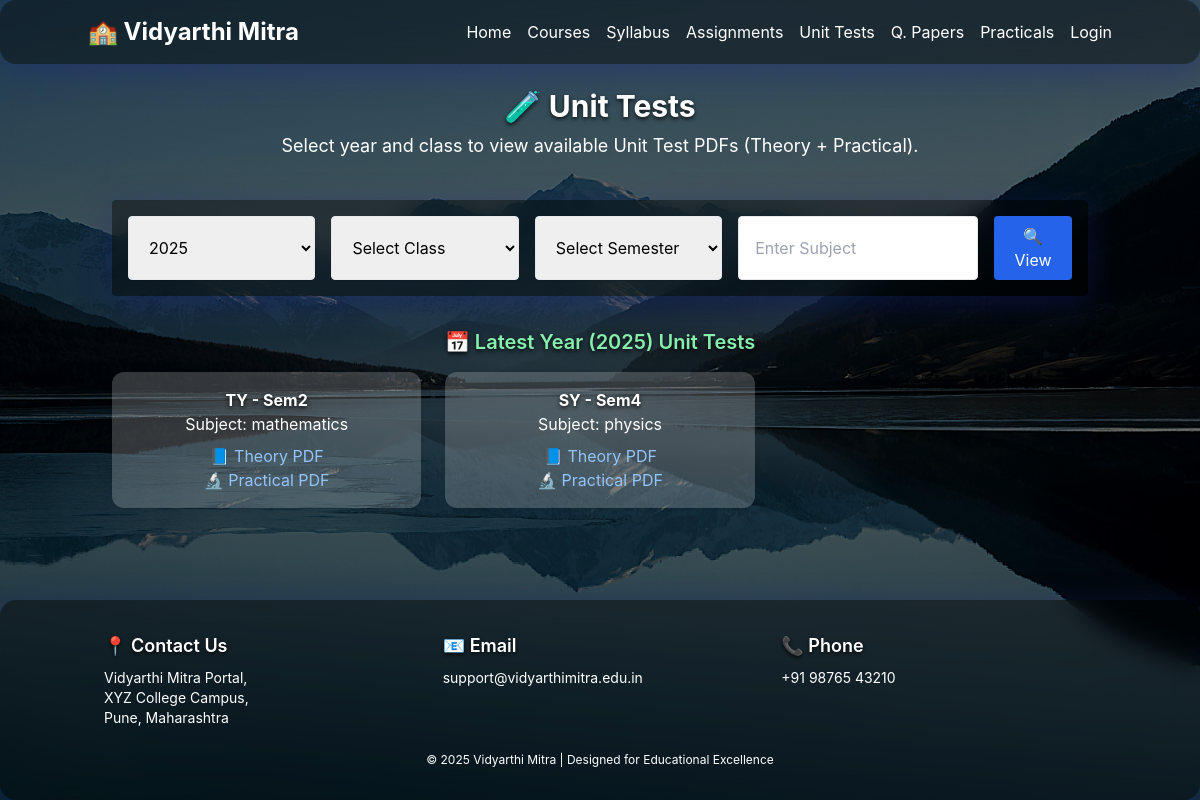
/unit_tests/, run on the app's committed database.
### vp/models.py (models this page shows, shortened)
class UnitTestUpload(models.Model):
    CLASS_CHOICES = [
        ('fy', 'FY'),
        ('sy', 'SY'),
        ('ty', 'TY'),
    ]
    YEAR_CHOICES = [(str(y), str(y)) for y in range(2022, 2026)]
    SEM_CHOICES = [
        ('sem1', 'Semester 1'),
        ('sem2', 'Semester 2'),
        ('sem3', 'Semester 3'),
        ('sem4', 'Semester 4'),
        ('sem5', 'Semester 5'),
        ('sem6', 'Semester 6'),
    ]
    class_name = models.CharField(max_length=10, choices=CLASS_CHOICES)
    year = models.CharField(max_length=4, choices=YEAR_CHOICES)
    semester = models.CharField(max_length=10, default='First Semester')
    subject = models.CharField(max_length=100,default="Maths")
    theory_pdf = models.FileField(upload_to='unit_tests/theory/')
    practical_pdf = models.FileField(upload_to='unit_tests/practical/')
    uploaded_at = models.DateTimeField(auto_now_add=True)

### vp/views.py (the view, shortened to what this page needs)
# urls.py: path('unit_tests/', views.unit_tests, name='unit_tests'),
def unit_tests(request):
    unit_tests_filtered = []
    unit_tests_latest_year = []
    selected_year = request.GET.get('year')
    selected_class = request.GET.get('class')
    selected_semester = request.GET.get('semester')
    selected_subject = request.GET.get('subject')
    years = UnitTestUpload.objects.values_list('year', flat=True).distinct().order_by('-year')
    latest_year = years[0] if years else None
    if not selected_year:
        selected_year = latest_year
        unit_tests_latest_year = UnitTestUpload.objects.filter(year=latest_year)
    return render(request, 'templates/unit_tests.html', {
        'unit_tests_filtered': unit_tests_filtered,
        'unit_tests_latest_year': unit_tests_latest_year,
        'selected_year': selected_year,
        'selected_class': selected_class,
        'selected_semester': selected_semester,
        'selected_subject': selected_subject,
        'years': years,
        'latest_year': latest_year,
    })

### frontend/templates/unit_tests.html (shortened to what this page needs)
{% load static %}
<!DOCTYPE html>
<html lang="en">
<head>
  <script src="https://cdn.tailwindcss.com"></script>
  <link href="https://unpkg.com/aos@2.3.4/dist/aos.css" rel="stylesheet" />
</head>
<body class="text-white min-h-screen flex flex-col">
  <header class="bg-glass text-white p-4 fade-in sticky top-0 z-50">
    <div class="container mx-auto flex justify-between items-center">
      <a href="{% url 'index' %}" class="text-2xl font-bold">🏫 Vidyarthi Mitra</a>
      <nav class="hidden md:block">
        <ul class="flex flex-wrap gap-4">
          <li><a href="{% url 'index' %}" class="hover:underline">Home</a></li>
          <li><a href="{% url 'course' %}" class="hover:underline">Courses</a></li>
          <li><a href="{% url 'syllabus' %}" class="hover:underline">Syllabus</a></li>
          <li><a href="{% url 'home_assignments' %}" class="hover:underline">Assignments</a></li>
          <li><a href="{% url 'unit_tests' %}" class="hover:underline">Unit Tests</a></li>
          <li><a href="{% url 'question_papers' %}" class="hover:underline">Q. Papers</a></li>
          <li><a href="{% url 'practicals' %}" class="hover:underline">Practicals</a></li>
          <li><a href="{% url 'login' %}" class="hover:underline">Login</a></li>
        </ul>
      </nav>
    </div>
  </header>
  <main class="container mx-auto p-6 fade-in flex-1">
    <section class="text-center mb-10" data-aos="fade-down">
      <h2 class="text-3xl font-bold mb-2">🧪 Unit Tests</h2>
      <p class="text-lg text-white">Select year and class to view available Unit Test PDFs (Theory + Practical).</p>
    </section>
    <form method="GET" class="flex flex-col md:flex-row justify-center gap-4 mb-8 bg-glass p-4 rounded" data-aos="fade-up">
      <select name="year" class="border px-4 py-2 rounded shadow w-full md:w-60 text-black" required>
        {% for year in years %}
          <option value="{{ year }}" {% if selected_year == year %}selected{% endif %}>{{ year }}</option>
        {% endfor %}
      </select>
      <select name="class" class="border px-4 py-2 rounded shadow w-full md:w-60 text-black" required>
        <option value="">Select Class</option>
      </select>
      <select name="semester" class="border px-4 py-2 rounded shadow w-full md:w-60 text-black" required>
  <option value="">Select Semester</option>
</select>
<input type="text" name="subject" required placeholder="Enter Subject"
       value="{{ request.GET.subject }}" class="border px-4 py-2 rounded shadow w-full md:w-60 text-black" />
      <button type="submit" class="bg-blue-600 text-white px-4 py-2 rounded shadow hover:bg-blue-700 transition">
        🔍 View
      </button>
    </form>
{% if unit_tests_latest_year and not request.GET.year %}
  <section class="text-center mb-10" data-aos="fade-up">
    <h3 class="text-xl font-semibold text-green-300 mb-4">📅 Latest Year ({{ latest_year }}) Unit Tests</h3>
    <div class="grid md:grid-cols-3 gap-6">
      {% for test in unit_tests_latest_year %}
        <div class="bg-white bg-opacity-20 p-4 rounded-xl shadow hover:scale-105 transition duration-300">
          <h4 class="font-bold text-white">{{ test.class_name|upper }} - {{ test.semester|capfirst }}</h4>
          <p class="text-white">Subject: {{ test.subject }}</p>
          <div class="mt-2">
            <a href="{{ test.theory_pdf.url }}" target="_blank" class="text-blue-300 hover:underline block">📘 Theory PDF</a>
            <a href="{{ test.practical_pdf.url }}" target="_blank" class="text-blue-300 hover:underline block">🔬 Practical PDF</a>
          </div>
        </div>
      {% endfor %}
    </div>
  </section>
{% endif %}
  </main>
  <footer class="bg-glass text-white py-8 fade-in">
    <div class="container mx-auto px-4">
      <div class="grid md:grid-cols-3 gap-6 text-sm">
        <div>
          <h4 class="font-semibold text-lg mb-2">📍 Contact Us</h4>
          <p>Vidyarthi Mitra Portal,<br>XYZ College Campus,<br>Pune, Maharashtra</p>
        </div>
        <div>
          <h4 class="font-semibold text-lg mb-2">📧 Email</h4>
          <p>support@vidyarthimitra.edu.in</p>
        </div>
        <div>
          <h4 class="font-semibold text-lg mb-2">📞 Phone</h4>
          <p>+91 98765 43210</p>
        </div>
      </div>
      <div class="text-center text-white mt-6 text-xs">
        © 2025 Vidyarthi Mitra | Designed for Educational Excellence
      </div>
    </div>
  </footer>
</body>
</html>

### data on the page
UnitTestUpload: class_name "TY", semester "Sem2", subject "mathematics"
UnitTestUpload: class_name "SY", semester "Sem4", subject "physics"

### other printed values
{{ latest_year }} "2025"
form field year "2025"
